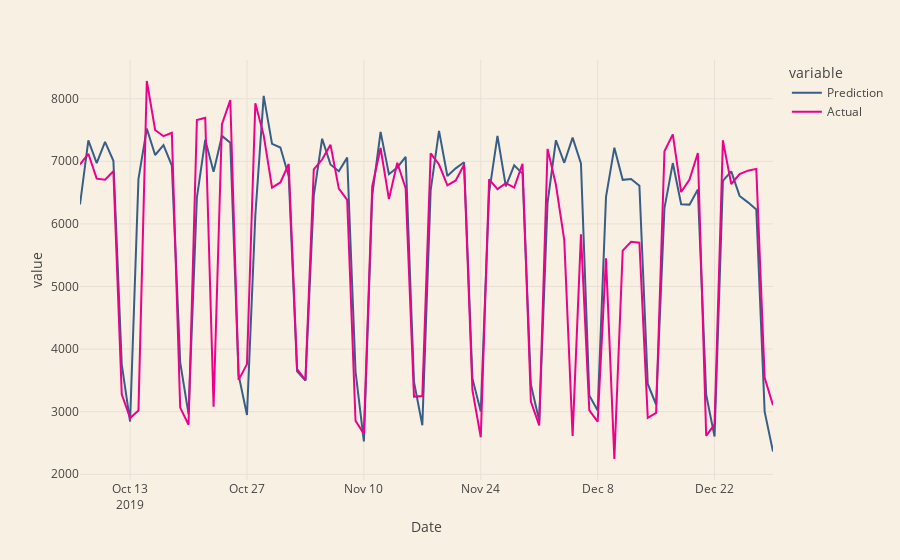

The cell this chart's notebook holds for it:
### Code cell
model_stats_df = get_prediction_stats(load_test_ts, predictions, 'ARIMA-Total')
stats = stats.append(model_stats_df)
print(model_stats_df)
pd.DataFrame({'Prediction': predictions,
              'Actual': load_test_ts}).plot()
